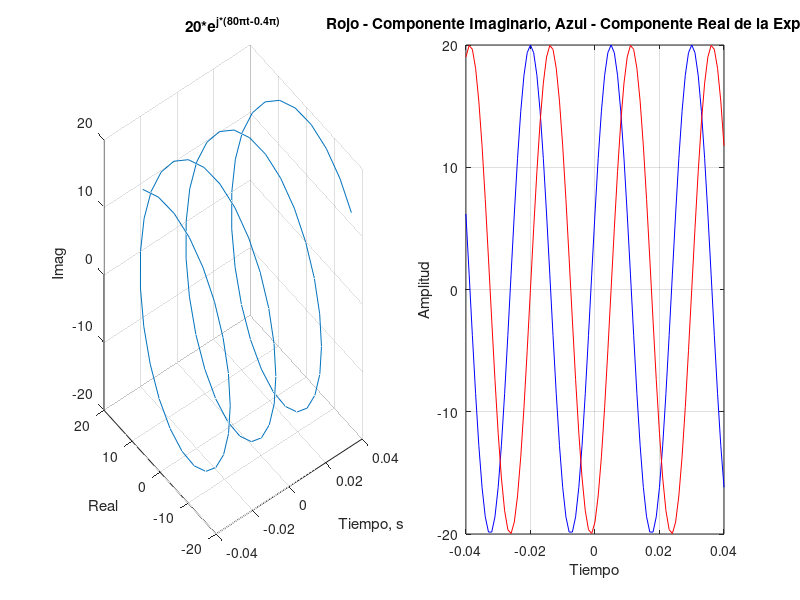

MATLAB code for this plot:


t= -0.04:0.001:0.04;

%Guardamos la funcion en x
x=20*exp(j*(80*pi*t-0.4*pi));
figure;
%posicionamos la imagen
subplot (1,2,1);
plot3(t, real(x), imag(x)); grid
title('20*e^{j*(80\pit-0.4\pi)}')
xlabel('Tiempo, s'); ylabel('Real'); zlabel('Imag')
%posicionamos la imagen
subplot (1,2,2);
plot(t, real(x), 'b'); hold on
plot(t, imag(x), 'r'); grid
title('Rojo - Componente Imaginario, Azul - Componente Real de la Exponencial')
xlabel('Tiempo');ylabel('Amplitud')

